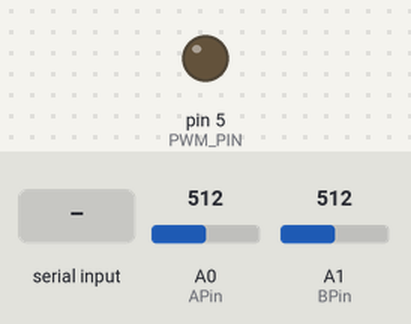
This sketch was run on a simulated Arduino Uno, built with avr-gcc and run on an emulated ATmega328P. On the bench: output pins drawn as LEDs (lit = HIGH). The test bench sets the inputs (shaded band); at power-on: A1 (BPin) = 512, A0 (APin) = 512. What the sketch prints to the serial monitor is not drawn.

Above: at 1.2 s.
1.3 s: "1" received over Serial
At 1.9 s:
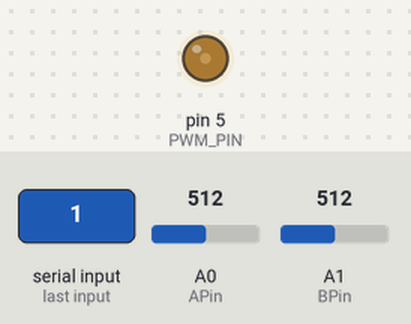
2.8 s: "7" received over Serial
At 4.0 s:
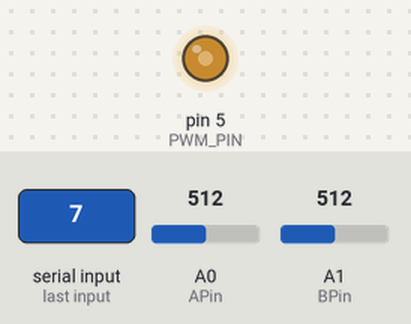
4.3 s: A1 (BPin) set to 109
5.8 s: A1 (BPin) set to 94
Timing chart, 0 to 8.3 s (numbered marks = the images above; inputs shaded):
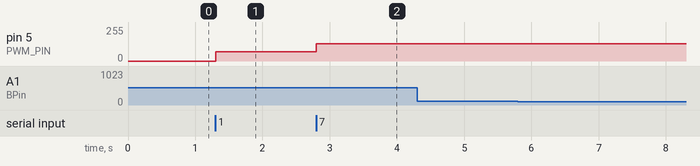

The sketch:

two_sensors_bf.ino
```cpp
#include <util/delay.h>

//  Variables
int APin = 0;        // Sensor1 connected to ANALOG PIN 0
int BPin = 1;        // Sensor2 connected to ANALOG PIN 1
const int PWM_PIN = 5;

int sampling_rate = 250;
long int baudrate = 115200;

unsigned int aVal = 0;
unsigned int bVal = 0;
int PWM = 0;
int prev_PWM = 0;
int bf = 0;

// To compute: inter_sample_interval_us
//int(round(float(1000/sampling_rate))) ->use this formula to calculate. Here it can not be made dymanic due to library limitation
// Also account for the average processing delay, and substract from the value, e.g. for 250 sampling rate, 4 - 0.7
// 0.1 -> ADC, 0.2 - serial.Print, 0.1 - Misc
double inter_sample_interval_us = 3.3;

// The SetUp Function:
void setup() {
   Serial.begin(baudrate);         // Set's up Serial Communication at certain speed.
   pinMode(APin, INPUT);
   pinMode(BPin, INPUT);
}

// The Main Loop Function
void loop() {

    bf = Serial.read();
    switch(bf)
    {
      case '0':
        PWM = 0;
        prev_PWM = PWM;
        break;
      case '1':
        PWM = 70;
        prev_PWM = PWM;
        break;
      case '2':
        PWM = 80;
        prev_PWM = PWM;
        break;
      case '3':
        PWM = 90;
        prev_PWM = PWM;
        break;
      case '4':
        PWM = 100;
        prev_PWM = PWM;
        break;
      case '5':
        PWM = 110;
        prev_PWM = PWM;
        break;
      case '6':
        PWM = 120;
        prev_PWM = PWM;
        break;
      case '7':
        PWM = 130;
        prev_PWM = PWM;
        break;
      case '8':
        PWM = 140;
        prev_PWM = PWM;
        break;
      default:
        PWM = prev_PWM;
        break;
    }

   analogWrite(PWM_PIN, PWM);

   aVal = analogRead(APin); // Read the Sensor1 value. Assign this value to the "aVal" variable.
   bVal = analogRead(BPin); // Read the Sensor2 value. Assign this value to the "bVal" variable.

   Serial.print(aVal); // Send the aVal value to Serial.
   Serial.print(",");
   Serial.println(bVal); // Send the bVal value to Serial.

   noInterrupts();
   _delay_ms(inter_sample_interval_us);
   interrupts();
}
```

Measured:
- after the input at 1.3 s, pin 5 (PWM_PIN): 0/255 → 70/255 at once
- after the input at 2.8 s, pin 5 (PWM_PIN): 70/255 → 130/255 at once
- after the input at 4.3 s, every drawn part: stays the same
- after the input at 5.8 s, every drawn part: stays the same
